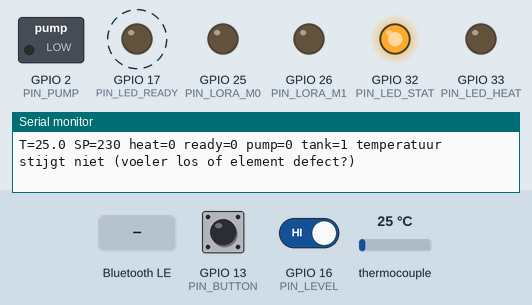
Simulated run of this sketch. Board: ESP32. On the bench: switched loads named in the sketch (green lamp = pin HIGH), output pins drawn as LEDs (lit = HIGH), the last lines printed to the serial monitor. Dashed ring = blinking. The test bench sets the inputs (shaded band); at power-on: thermocouple 25 °C, GPIO 16 (PIN_LEVEL) HIGH, GPIO 13 (PIN_BUTTON) HIGH. EEPROM starts erased; nothing arrives over Bluetooth unless stated; a phone connects over Bluetooth LE 3 s after start; pins used as bus, display or sensor lines are not drawn.

Above: at 1.7 s.
1.8 s: Bluetooth LE write "R" received
At 2.75 s:
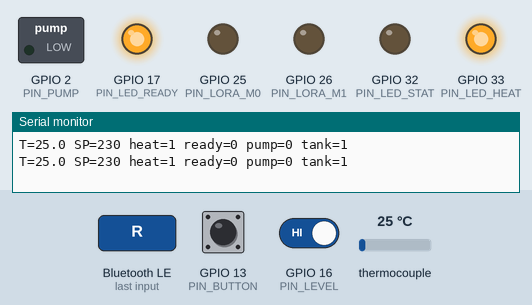
4.8 s: thermocouple set to 225 °C
At 6.2 s:
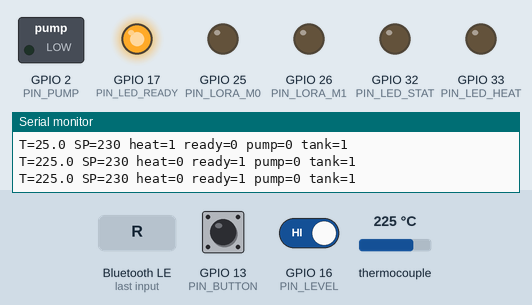
6.5 s: GPIO 16 (PIN_LEVEL) driven LOW
At 6.67 s:
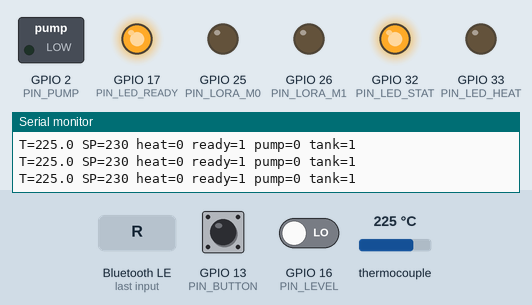
9.5 s: thermocouple set to 218 °C
At 10.51 s:
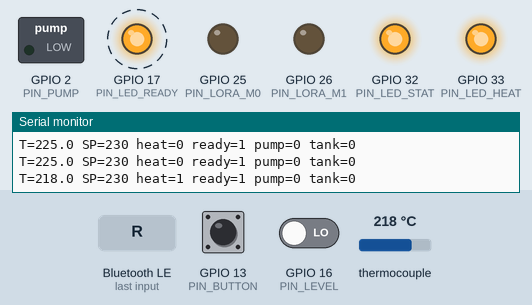
12.5 s: thermocouple set to 226 °C
At 12.9 s:
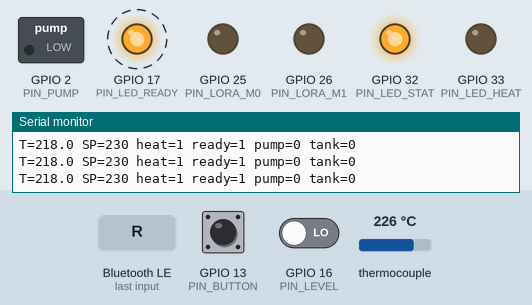
15.5 s: GPIO 16 (PIN_LEVEL) driven HIGH
At 16.2 s:
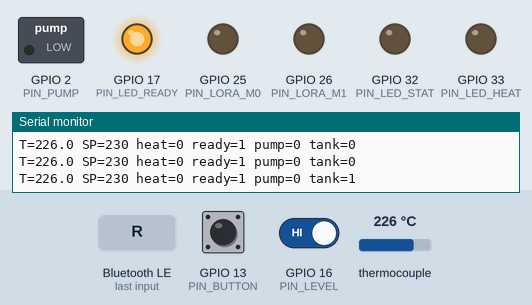
Timing chart, 0 to 18.1 s (numbered marks = the images above; inputs shaded):
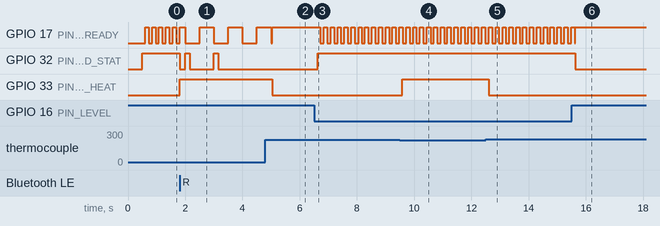

Measured:
- the behaviour switches between 221 and 220 °C on thermocouple (found by bisection; images 3 and 4)
- the behaviour switches between 223 and 224 °C on thermocouple (found by bisection; images 4 and 5)
- after the input at 1.8 s, GPIO 32 (PIN_LED_STAT): goes LOW 0.20 s, HIGH 0.15 s, LOW 0.85 s, HIGH 0.15 s, then LOW, starting at once; GPIO 33 (PIN_LED_HEAT): LOW → HIGH at once
- after the input at 4.8 s, GPIO 33 (PIN_LED_HEAT): HIGH → LOW after 0.25 s
- after the input at 6.5 s, GPIO 17 (PIN_LED_READY): alternates HIGH for 0.12 s and LOW for 0.12 s, starting after 0.22 s; GPIO 32 (PIN_LED_STAT): LOW → HIGH after 0.13 s
- after the input at 9.5 s, GPIO 33 (PIN_LED_HEAT): LOW → HIGH after 0.08 s
- after the input at 12.5 s, GPIO 33 (PIN_LED_HEAT): HIGH → LOW after 0.10 s
- after the input at 15.5 s, GPIO 32 (PIN_LED_STAT): HIGH → LOW after 0.13 s

The sketch:

rookmachine_esp32.ino
```cpp
/*
  Rookmachine-besturing (JB Systems FX 1700 ombouw) - ESP32 + BLE
  ----------------------------------------------------------------
  Vervangt de FM-3C print:
    - temperatuurregeling verwarmingsblok (thermokoppel + MAX6675 -> SSR)
    - pompbesturing via relais, alleen als blok op temperatuur is
    - vlotter/tankniveau, ready-led, heating-led
    - bediening via Bluetooth Low Energy (Nordic UART Service)

  Bibliotheek: "MAX6675 library" van Adafruit (Library Manager).
  Voeler: K-type thermokoppel (getest: min-draad magnetisch). Plus = rood-gemarkeerde
  draad -> MAX6675 "+", min (magnetisch) -> MAX6675 "-".
  Gemeten: opwarmen ~30 C/min, doorschieten na uitschakelen ~7-8 C.
  Board: ESP32 Dev Module (Arduino-ESP32 core 2.x of 3.x).

  BLE-commando's (tekst, naar RX-characteristic):
    F            -> rook geven (houd-ingedrukt: elke ~300 ms opnieuw sturen)
    X            -> rookknop losgelaten (direct stoppen, timer blijft)
    S            -> stop (pomp uit, timer uit)
    R            -> fout resetten
    SP:250       -> setpunt in graden C
    TM:60,5      -> timermodus: elke 60 s, 5 s rook   (TM:0 = timer uit)
    H1 / H0      -> verwarming aan / standby
  Status (notify op TX, elke 500 ms), JSON:
    {"t":245.5,"sp":250,"ready":1,"heat":1,"pump":0,"tank":1,"fault":"","tm":0}

  VEILIGHEID: de thermische beveiliging (klixon/zekering) op het blok blijft
  ALTIJD in serie met het element. Deze software is geen vervanging daarvoor.
*/

#include <BLEDevice.h>
#include <BLEServer.h>
#include <BLEUtils.h>
#include <BLE2902.h>
#include <max6675.h>
#include <Preferences.h>   // setpunt bewaren in flashgeheugen (blijft na stroom eraf)

Preferences prefs;

// ======================= INSTELLINGEN =======================
// Pinnen
const int PIN_SSR       = 4;   // via BC547 naar SSR-ingang (min)  [print v3]
const int PIN_PUMP      = 2;   // relaismodule IN via JP1 (Q2 of direct)  [print v3]
const int PIN_LEVEL     = 16;  // tank-reedcontact (andere kant naar GND)  [print v3]
const int PIN_LED_READY = 17;  // groene led behuizing (J4)  [print v3]
const int PIN_LED_HEAT  = 33;  // gele led op de print: opwarmen  [print v3]
const int PIN_LED_STAT  = 32;  // rode led op de print: storing = aan, wacht op verbinding = knipperen  [print v3]
const int PIN_TC_SCK    = 5;   // MAX6675 CLK  [print v3]
const int PIN_TC_CS     = 18;  // MAX6675 CS  [print v3]
const int PIN_TC_SO     = 19;  // MAX6675 SO/DO
const int PIN_BUTTON    = 13;  // drukknop rook op de behuizing (andere kant naar GND)  [print v5.1]
// Optionele LoRa-module EBYTE E220-900T22D (868 MHz) op header J10  [print v5.1]
const int PIN_LORA_M0   = 25;  // M0 + M1 laag = normale (transparante) modus
const int PIN_LORA_M1   = 26;
const int PIN_LORA_TX   = 27;  // ESP32 TX -> RXD van de module
const int PIN_LORA_RX   = 14;  // ESP32 RX <- TXD van de module (via 1k)
const uint32_t LORA_BAUD = 9600; // fabrieksinstelling E220

// Hardware-gedrag (aanpassen na meten)
const bool PUMP_ACTIVE_LOW        = false;  // print v3: altijd false (JP1 regelt high/low-trigger)
const bool SSR_ACTIVE_HIGH        = true;   // met NPN-transistor: HIGH = aan
const bool TANK_OK_WHEN_CLOSED    = false;  // gemeten: volle tank = open, dus gesloten = LEEG
const bool USE_LEVEL_SENSOR       = true;   // reed-contact werkt (0,4 Ohm met magneet)
                                            // let op: losse draad = open = "tank ok"

// Temperatuur (graden C) - start voorzichtig, daarna afstemmen
float setpoint               = 230.0;  // doeltemperatuur blok
const float SP_MIN           = 150.0;
const float SP_MAX           = 300.0;
const float HYST             = 4.0;    // schakelbandbreedte
const float OVERSHOOT        = 6.0;    // gemeten doorschieten ~7-8 C: element eerder uit
                                       // element uit bij SP-OVERSHOOT, aan onder SP-OVERSHOOT-HYST
const float READY_ON_MARGIN  = 10.0;   // ready vanaf SP-10
const float READY_OFF_MARGIN = 30.0;   // niet meer ready onder SP-30
const float TEMP_ABS_MAX     = 330.0;  // daarboven: fout, alles uit

// Pomp
const uint32_t FOG_KEEPALIVE_MS = 800;    // zonder nieuw 'F' binnen deze tijd: stop
const uint32_t FOG_MAX_MS       = 20000;  // max. aaneengesloten rookstoot
const uint32_t FOG_COOLDOWN_MS  = 8000;   // verplichte pauze na max. stoot

// Opwarm-watchdog: element aan maar temperatuur stijgt niet -> voeler los?
const uint32_t HEAT_CHECK_MS    = 180000; // 3 minuten
const float    HEAT_CHECK_RISE  = 8.0;    // minimaal zoveel graden stijging
// ============================================================

MAX6675 tc(PIN_TC_SCK, PIN_TC_CS, PIN_TC_SO);

// BLE Nordic UART Service
#define NUS_SERVICE "6E400001-B5A3-F393-E0A9-E50E24DCCA9E"
#define NUS_RX      "6E400002-B5A3-F393-E0A9-E50E24DCCA9E"
#define NUS_TX      "6E400003-B5A3-F393-E0A9-E50E24DCCA9E"
BLECharacteristic *txChar = nullptr;
volatile bool bleConnected = false;

// Toestand
float    tempC        = NAN;
bool     heaterEnabled = true;
bool     heaterOn     = false;
bool     ready        = false;
bool     pumpOn       = false;
bool     tankOk       = true;
String   fault        = "";

uint32_t lastFogCmd   = 0;
uint32_t fogStart     = 0;
uint32_t cooldownUntil = 0;
bool     fogRequested = false;

uint32_t timerInterval = 0;  // s, 0 = uit
uint32_t timerDuration = 0;  // s
uint32_t timerNext     = 0;
uint32_t timerFogUntil = 0;

uint32_t heatCheckStart = 0;
float    heatCheckTemp  = NAN;

// Ontvangen commando's worden in de loop verwerkt (niet in BLE-callback)
String   pendingCmd;
portMUX_TYPE cmdMux = portMUX_INITIALIZER_UNLOCKED;

// ---------------- uitgangen ----------------
void setPump(bool on) {
  pumpOn = on;
  digitalWrite(PIN_PUMP, (on ^ PUMP_ACTIVE_LOW) ? HIGH : LOW);
}
void setHeater(bool on) {
  if (on && !heaterOn) { heatCheckStart = millis(); heatCheckTemp = tempC; }
  heaterOn = on;
  digitalWrite(PIN_SSR, (on == SSR_ACTIVE_HIGH) ? HIGH : LOW);
}
void allOff() { setPump(false); setHeater(false); }

void setFault(const String &f) {
  if (fault.length() == 0) Serial.println("FOUT: " + f);
  fault = f;
  allOff();
  ready = false;
  fogRequested = false;
  timerInterval = 0;
}

// ---------------- BLE ----------------
class ServerCB : public BLEServerCallbacks {
  void onConnect(BLEServer *s) override { bleConnected = true; }
  void onDisconnect(BLEServer *s) override {
    bleConnected = false;
    fogRequested = false;           // verbinding weg: geen rook meer
    BLEDevice::startAdvertising();
  }
};
class RxCB : public BLECharacteristicCallbacks {
  void onWrite(BLECharacteristic *c) override {
    String v = c->getValue().c_str();
    v.trim();
    portENTER_CRITICAL(&cmdMux);
    pendingCmd = v;
    portEXIT_CRITICAL(&cmdMux);
  }
};

void setupBLE() {
  // Unieke naam per machine (laatste 4 hex van het MAC-adres), zodat de app
  // meerdere rookmachines uit elkaar kan houden: bijv. "Rookmachine-3F2A"
  uint64_t mac = ESP.getEfuseMac();
  char bleName[24];
  snprintf(bleName, sizeof(bleName), "Rookmachine-%04X", (unsigned)((mac >> 32) & 0xFFFF));
  BLEDevice::init(bleName);
  Serial.printf("Bluetooth-naam: %s\n", bleName);
  BLEDevice::setPower(ESP_PWR_LVL_P9);       // maximaal zendvermogen (+9 dBm) voor meer bereik
  BLEServer *server = BLEDevice::createServer();
  server->setCallbacks(new ServerCB());
  BLEService *svc = server->createService(NUS_SERVICE);
  txChar = svc->createCharacteristic(NUS_TX, BLECharacteristic::PROPERTY_NOTIFY);
  txChar->addDescriptor(new BLE2902());
  BLECharacteristic *rx = svc->createCharacteristic(
      NUS_RX, BLECharacteristic::PROPERTY_WRITE | BLECharacteristic::PROPERTY_WRITE_NR);
  rx->setCallbacks(new RxCB());
  svc->start();
  BLEAdvertising *adv = BLEDevice::getAdvertising();
  adv->addServiceUUID(NUS_SERVICE);
  adv->setScanResponse(true);
  BLEDevice::startAdvertising();
}

void sendStatus() {
  if (!bleConnected || !txChar) return;
  char buf[320];
  int32_t cdLeft = (int32_t)(cooldownUntil - millis());
  float cd = cdLeft > 0 ? cdLeft / 1000.0f : 0;
  int n = snprintf(buf, sizeof(buf),
    "{\"t\":%.1f,\"sp\":%.0f,\"ready\":%d,\"heat\":%d,\"pump\":%d,\"tank\":%d,\"en\":%d,\"fault\":\"%s\",\"tm\":%lu,\"td\":%lu,\"cd\":%.1f,\"mn\":%.0f,\"mx\":%.0f}",
    isnan(tempC) ? -1.0 : tempC, setpoint, ready, heaterOn, pumpOn, tankOk,
    heaterEnabled, fault.c_str(), (unsigned long)timerInterval, (unsigned long)timerDuration, cd, SP_MIN, SP_MAX);
  if (n > (int)sizeof(buf) - 1) n = sizeof(buf) - 1;
  // In stukjes van 20 bytes sturen: dat past altijd in één Bluetooth-pakket,
  // ook als de telefoon geen groter pakket afspreekt. De app plakt ze weer aan elkaar.
  for (int i = 0; i < n; i += 20) {
    int len = min(20, n - i);
    txChar->setValue((uint8_t *)buf + i, len);
    txChar->notify();
    delay(4);
  }
}

// ---------------- commando's ----------------
void handleCommand(String cmd) {
  if (cmd.length() == 0) return;
  uint32_t now = millis();

  if (cmd == "F") {
    if (!fogRequested) fogStart = now;
    fogRequested = true;
    lastFogCmd = now;
  } else if (cmd == "X") {                   // handmatige rook loslaten
    fogRequested = false;
  } else if (cmd == "S") {
    fogRequested = false;
    timerInterval = 0;
    timerFogUntil = 0;
  } else if (cmd.startsWith("SP:")) {
    float v = cmd.substring(3).toFloat();
    if (v >= SP_MIN && v <= SP_MAX && v != setpoint) {
      setpoint = v;
      prefs.putFloat("sp", setpoint);        // alleen schrijven bij een echte wijziging
    }
  } else if (cmd.startsWith("TM:")) {
    String a = cmd.substring(3);
    int comma = a.indexOf(',');
    uint32_t iv = a.toInt();
    uint32_t du = comma > 0 ? a.substring(comma + 1).toInt() : 0;
    if (iv == 0 || du == 0) { timerInterval = 0; timerFogUntil = 0; }
    else {
      timerInterval = constrain(iv, 5UL, 3600UL);
      timerDuration = constrain(du, 1UL, FOG_MAX_MS / 1000);
      timerNext = now;                       // direct eerste stoot (als ready)
    }
  } else if (cmd == "H1") {
    heaterEnabled = true;
  } else if (cmd == "H0") {
    heaterEnabled = false;
    fogRequested = false;
  } else if (cmd == "R") {                   // fout resetten
    fault = "";
  }
}

// ---------------- setup / loop ----------------
void setup() {
  Serial.begin(115200);
  pinMode(PIN_PUMP, OUTPUT);
  pinMode(PIN_SSR, OUTPUT);
  pinMode(PIN_LED_READY, OUTPUT);
  pinMode(PIN_LED_HEAT, OUTPUT);
  pinMode(PIN_LED_STAT, OUTPUT);
  pinMode(PIN_LEVEL, INPUT_PULLUP);
  pinMode(PIN_BUTTON, INPUT_PULLUP);
  // Pull-up op de datalijn van de MAX6675: ontbreekt de module of zit een draad los,
  // dan leest de ESP32 allemaal enen. Dat geeft direct "thermokoppel los" in plaats van
  // een schijnbaar koude 0 graden (waarbij de verwarming onterecht aan zou gaan).
  pinMode(PIN_TC_SO, INPUT_PULLUP);
  allOff();                                  // eerst alles veilig uit
  prefs.begin("rook", false);                // eigen setpunt van deze machine ophalen
  setpoint = constrain(prefs.getFloat("sp", setpoint), SP_MIN, SP_MAX);
  Serial.printf("Setpunt uit geheugen: %.0f C (max %.0f C)\n", setpoint, SP_MAX);
  delay(500);                                // MAX6675 opstarttijd
  setupBLE();
  // LoRa: zelfde commando's als via Bluetooth (F, X, S, SP:..., enz.), 1 per regel.
  // Zonder module gebeurt er niets: dan komt er gewoon nooit iets binnen.
  pinMode(PIN_LORA_M0, OUTPUT); digitalWrite(PIN_LORA_M0, LOW);
  pinMode(PIN_LORA_M1, OUTPUT); digitalWrite(PIN_LORA_M1, LOW);
  Serial2.begin(LORA_BAUD, SERIAL_8N1, PIN_LORA_RX, PIN_LORA_TX);
  gpio_pullup_en((gpio_num_t)PIN_LORA_RX);   // zonder module geen ruis op de RX-lijn
  Serial.println("Rookmachine gestart");
}

void loop() {
  uint32_t now = millis();

  // Commando ophalen
  String cmd;
  portENTER_CRITICAL(&cmdMux);
  cmd = pendingCmd; pendingCmd = "";
  portEXIT_CRITICAL(&cmdMux);
  handleCommand(cmd);

  // Commando's via LoRa (regel voor regel)
  static String loraBuf;
  while (Serial2.available()) {
    char ch = (char)Serial2.read();
    if (ch == '\n' || ch == '\r') {
      loraBuf.trim();
      if (loraBuf.length()) handleCommand(loraBuf);
      loraBuf = "";
    } else if (loraBuf.length() < 32) {
      loraBuf += ch;
    }
  }

  // Temperatuur lezen (MAX6675 max ~4x per seconde)
  static uint32_t lastRead = 0;
  if (now - lastRead >= 300) {
    lastRead = now;
    float t = tc.readCelsius();
    tempC = t;
    if (isnan(t))               setFault("thermokoppel los");
    else if (t > TEMP_ABS_MAX)  setFault("te heet");
  }

  // Tankniveau (simpele ontdendering)
  static uint8_t levelCount = 0;
  bool closed = digitalRead(PIN_LEVEL) == LOW;
  bool okNow = !USE_LEVEL_SENSOR || (closed == TANK_OK_WHEN_CLOSED);
  if (okNow != tankOk) { if (++levelCount > 20) { tankOk = okNow; levelCount = 0; } }
  else levelCount = 0;

  if (fault.length() == 0) {
    // --- temperatuurregeling (aan/uit met hysterese) ---
    if (!heaterEnabled)                    setHeater(false);
    else if (tempC >= setpoint - OVERSHOOT)          setHeater(false);
    else if (tempC <= setpoint - OVERSHOOT - HYST)   setHeater(true);

    // --- opwarm-watchdog ---
    if (heaterOn && now - heatCheckStart > HEAT_CHECK_MS) {
      if (tempC - heatCheckTemp < HEAT_CHECK_RISE && tempC < setpoint - OVERSHOOT - HYST - 10)
        setFault("temperatuur stijgt niet (voeler los of element defect?)");
      heatCheckStart = now; heatCheckTemp = tempC;
    }

    // --- ready met hysterese ---
    if (!ready && tempC >= setpoint - READY_ON_MARGIN)  ready = true;
    if (ready  && tempC <  setpoint - READY_OFF_MARGIN) ready = false;
    if (!heaterEnabled) ready = false;

    // --- drukknop op de behuizing: rook zolang ingedrukt (zelfde veiligheden als de app) ---
    static bool btnStable = false, btnLast = false;
    static uint32_t btnSince = 0;
    bool btnRaw = digitalRead(PIN_BUTTON) == LOW;
    if (btnRaw != btnLast) { btnLast = btnRaw; btnSince = now; }
    if (now - btnSince > 40) btnStable = btnRaw;          // 40 ms ontdendering
    if (btnStable) {
      if (!fogRequested) fogStart = now;
      fogRequested = true;
      lastFogCmd = now;
    }

    // --- handmatige rook: keepalive verlopen? ---
    if (fogRequested && now - lastFogCmd > FOG_KEEPALIVE_MS) fogRequested = false;

    // --- timermodus ---
    bool timerFog = false;
    if (timerInterval > 0) {
      if ((int32_t)(now - timerNext) >= 0) {
        timerNext = now + timerInterval * 1000UL;
        if (ready && tankOk) timerFogUntil = now + timerDuration * 1000UL;
      }
      timerFog = (int32_t)(timerFogUntil - now) > 0;
    }

    // --- pompbeslissing ---
    bool want = (fogRequested || timerFog);
    bool cooling = (int32_t)(cooldownUntil - now) > 0;
    bool allowed = ready && tankOk && !cooling;

    if (want && allowed) {
      if (!pumpOn) fogStart = now;
      if (now - fogStart > FOG_MAX_MS) {     // te lange stoot
        setPump(false);
        fogRequested = false;
        timerFogUntil = 0;
        cooldownUntil = now + FOG_COOLDOWN_MS;
      } else {
        setPump(true);
      }
    } else {
      setPump(false);
    }
  }

  // --- leds ---
  bool blinkSlow = (now / 500) % 2;
  bool blinkFast = (now / 120) % 2;
  if (fault.length())          digitalWrite(PIN_LED_READY, blinkFast);
  else if (!tankOk)            digitalWrite(PIN_LED_READY, blinkFast);
  else if (ready)              digitalWrite(PIN_LED_READY, HIGH);
  else if (heaterEnabled)      digitalWrite(PIN_LED_READY, blinkSlow);
  else                         digitalWrite(PIN_LED_READY, LOW);
  digitalWrite(PIN_LED_HEAT, heaterOn);
  // rode led: storing of lege tank = continu aan, geen app verbonden = knipperen, verbonden en ok = uit
  if (fault.length() || !tankOk) digitalWrite(PIN_LED_STAT, HIGH);
  else if (!bleConnected)        digitalWrite(PIN_LED_STAT, (now % 1000) < 150);
  else                           digitalWrite(PIN_LED_STAT, LOW);

  // --- status ---
  static uint32_t lastStatus = 0;
  if (now - lastStatus >= 500) {
    lastStatus = now;
    sendStatus();
    Serial.printf("T=%.1f SP=%.0f heat=%d ready=%d pump=%d tank=%d %s\n",
                  tempC, setpoint, heaterOn, ready, pumpOn, tankOk, fault.c_str());
  }
  delay(5);
}
```
